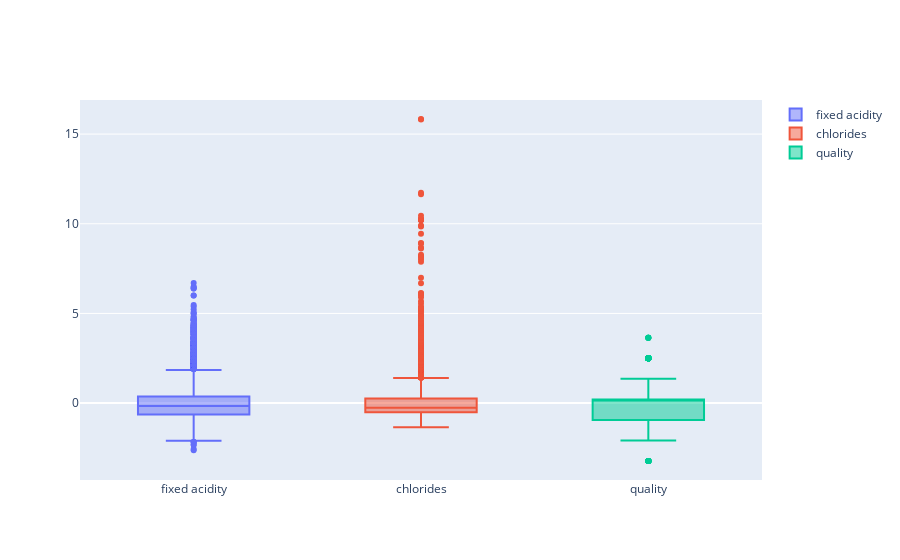

The notebook cell saved with this chart:
### Markdown cell above
### StandardScalar

### Code cell
fig = go.Figure()
fig.add_trace(go.Box(y = X_ss_pd['fixed acidity'], name = 'fixed acidity'))
fig.add_trace(go.Box(y = X_ss_pd['chlorides'], name = 'chlorides'))
fig.add_trace(go.Box(y = X_ss_pd['quality'], name = 'quality'))

fig.show()

### Figure 1 — Plotly figure (JSON) as saved in the notebook; plotly's stock layout.template omitted (floating-point values rounded to 4 significant figures; data arrays with more than 128 entries replaced by an {"elided": "..."} marker saying what was removed)
{"data": [{"name": "fixed acidity", "type": "box", "y": {"elided": "6497 float values"}}, {"name": "chlorides", "type": "box", "y": {"elided": "6497 float values"}}, {"name": "quality", "type": "box", "y": {"elided": "6497 float values"}}], "layout": {}}
